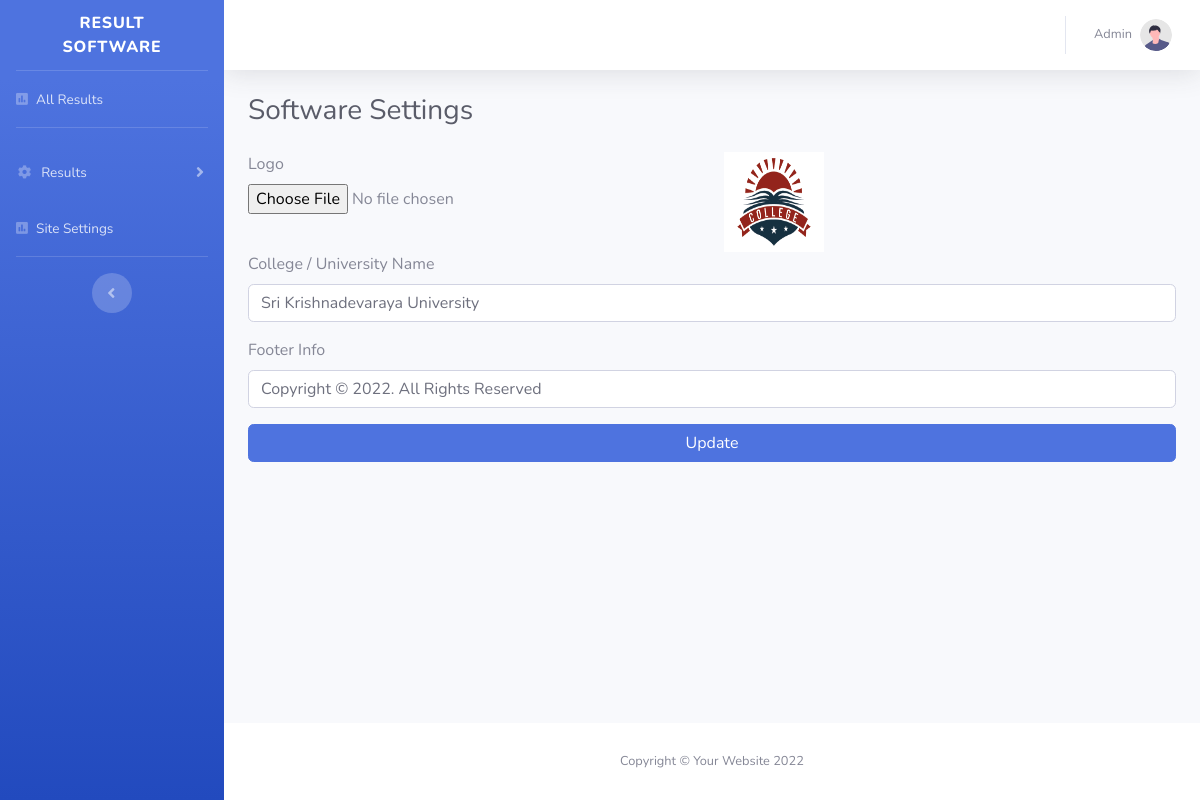
The page /settings.php (signed in) on the database its author committed.
### tables this page shows
CREATE TABLE `settings` (
  `id` int(11) NOT NULL,
  `logo_img` varchar(255) NOT NULL,
  `college_name` varchar(255) NOT NULL,
  `footer_info` varchar(255) NOT NULL
);

### config.php (called while the page is built, shortened)
<?php
$site_Name = "http://localhost/fifteenresults";

### settings.php (the view, shortened to what this page needs)
<?php
include('config.php');
include('header.php');
$query = mysqli_query($conn, "select * from settings");
$site_data = mysqli_fetch_assoc($query);
$logo_img =  $site_Name . "/stuimages/" . $site_data['logo_img'];
?><div class="alert alert-success" role="alert">
<div class="container-fluid">
    <h1 class="h3 mb-4 text-gray-800">Software Settings</h1>
    <form action="" method="POST" enctype="multipart/form-data">
        <div class="row">
            <div class="col-md-6">
                <div class="form-group">
                    <label for="exampleFormControlFile1">Logo</label>
                    <input type="file" name="logo_img" class="form-control-file" onchange="readURL(this);">
                </div>
            </div>
            <div class="col-md-6">
                <img id="blah" src="<?php echo $logo_img; ?>" alt="Logo" style="height:100px; width:100px;">
            </div>
        </div>
        <div class="form-group">
            <label>College / University Name</label>
            <input type="text" class="form-control" name="college_name" value="<?= $site_data['college_name'] ?>">
        </div>
        <div class="form-group">
            <label>Footer Info</label>
            <input type="text" class="form-control" name="footer_info" value="<?= $site_data['footer_info'] ?>">
        </div>
        <button type="submit" name="submit_settings" class="btn btn-primary btn-block">Update</button>
    </form>
</div>
<?php include('footer.php') ?>

### rows shown on the page
settings: logo_img (picture), college_name "Sri Krishnadevaraya University", footer_info "Copyright © 2022. All Rights Reserved"
